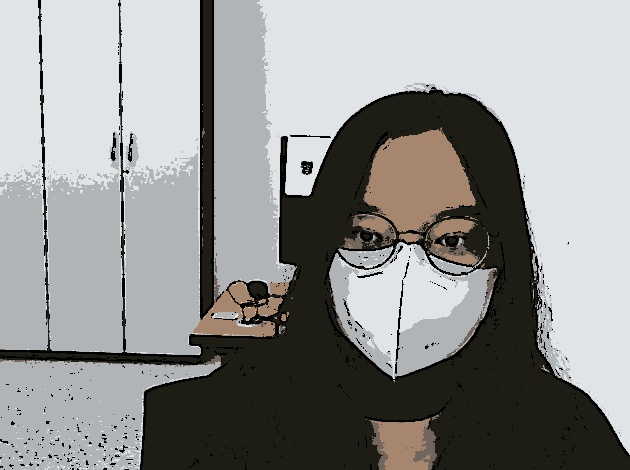
#> input picture photo2021-09-28 14 21.jpg, 630 x 470 px, given in place of the camera
$ python '컴퓨터비전-2-02-02.py'
#> lines starting #> are read from the running program, lines starting #| are printed output that depends on the picture
#> further down, frame is the input picture: shape (470, 630, 3); mean B, G, R 145.9, 147.2, 146.3
import sys
import cv2
import numpy as np

def cartoon_filter(img):
    h, w = img.shape[:2]
#> h = 470; w = 630
    img2 = cv2.resize(img, (w//2, h//2))
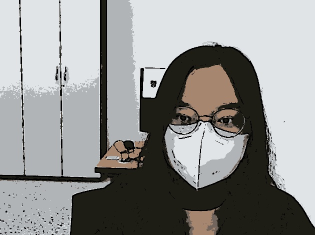
#> img2: shape (235, 315, 3); mean B, G, R 145.9, 147.2, 146.4
    blr = cv2.bilateralFilter(img2, -1, 20, 7)
    edge = ~cv2.Canny(img2, 80, 100)
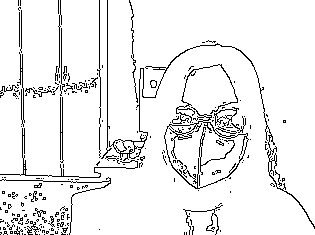
#> edge: shape (235, 315); 92.9% white; black in thin lines or dots
    edge = cv2.cvtColor(edge, cv2.COLOR_GRAY2BGR)
#> edge: shape (235, 315, 3); 92.9% white; black in thin lines or dots
    dst = cv2.bitwise_and(blr, edge)
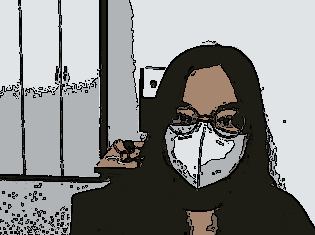
#> dst: shape (235, 315, 3); mean B, G, R 135.9, 137.2, 136.2
    dst = cv2.resize(dst, (w, h), interpolation=cv2.INTER_NEAREST)
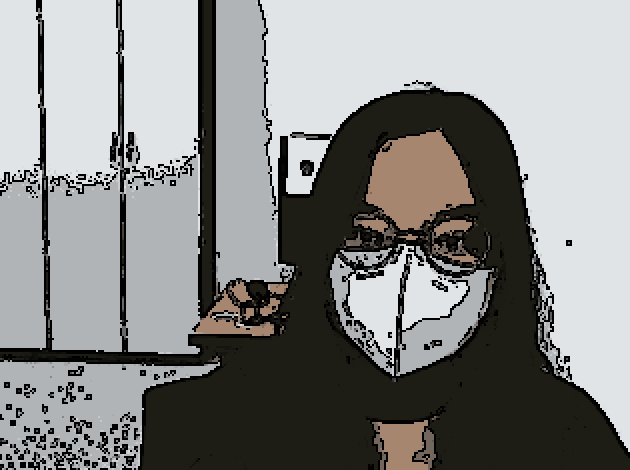
#> dst: shape (470, 630, 3); mean B, G, R 135.9, 137.2, 136.2
    return dst
def pencil_sketch_filter(img):
    gray = cv2.cvtColor(img, cv2.COLOR_BGR2GRAY)
    blr = cv2.GaussianBlur(gray, (0, 0), 5)
    dst = cv2.divide(gray, blr, scale=255)
    return dst
def origin(img):
    return img
filter_list = [cartoon_filter, pencil_sketch_filter, origin]
cap = cv2.VideoCapture(0)
counter = 0
while True:
    ret, frame = cap.read()
    if ret:
        dst = filter_list[counter](frame)
        cv2.imshow('dst', dst)
        key = cv2.waitKey(10)
#> (key Esc is pressed here)
        if key==27:
            break
        elif key == ord(" "):
            counter +=1
            if counter>len(filter_list)-1:
                counter = 0
cap.release()
cv2.destroyAllWindows()
